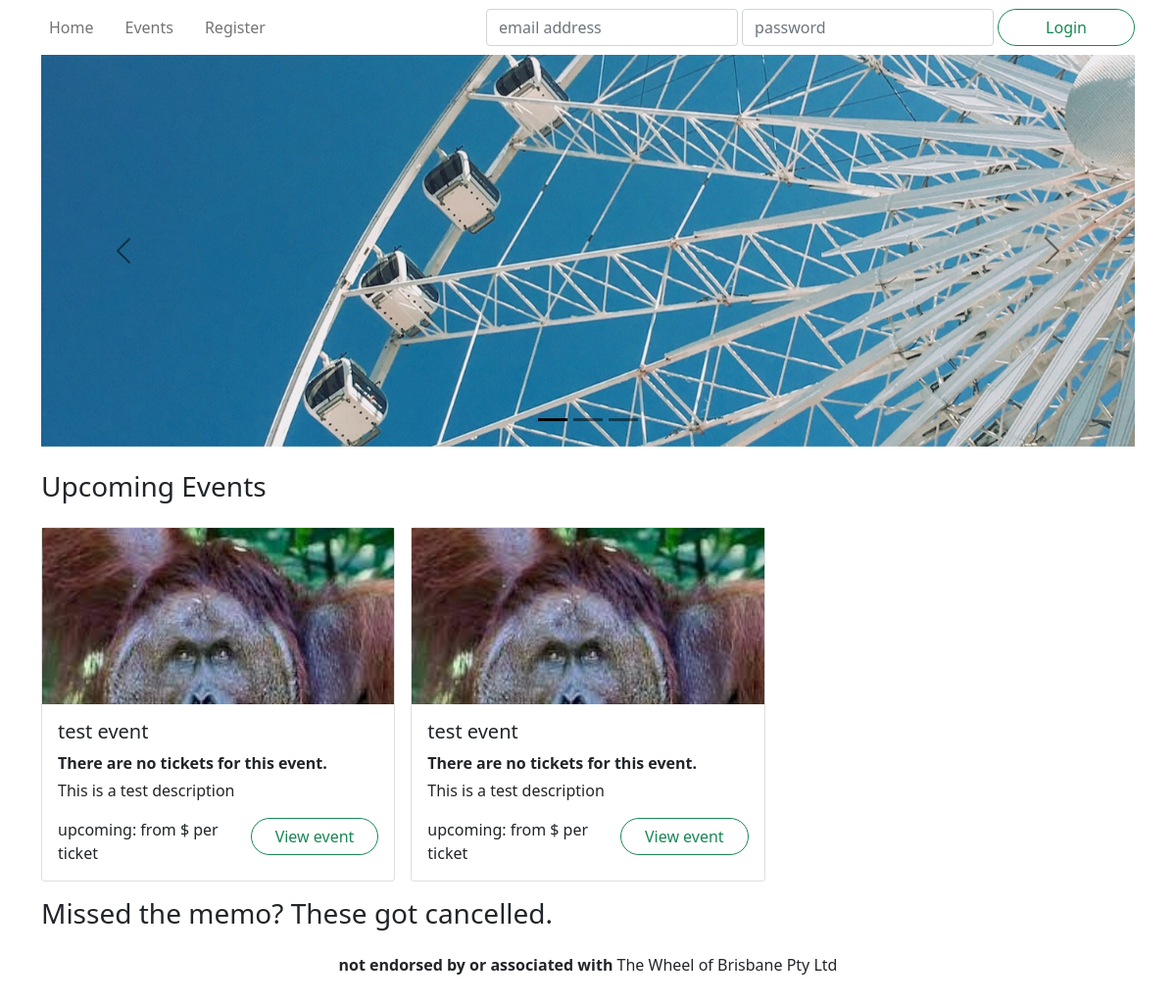
Before: / with the older database file.
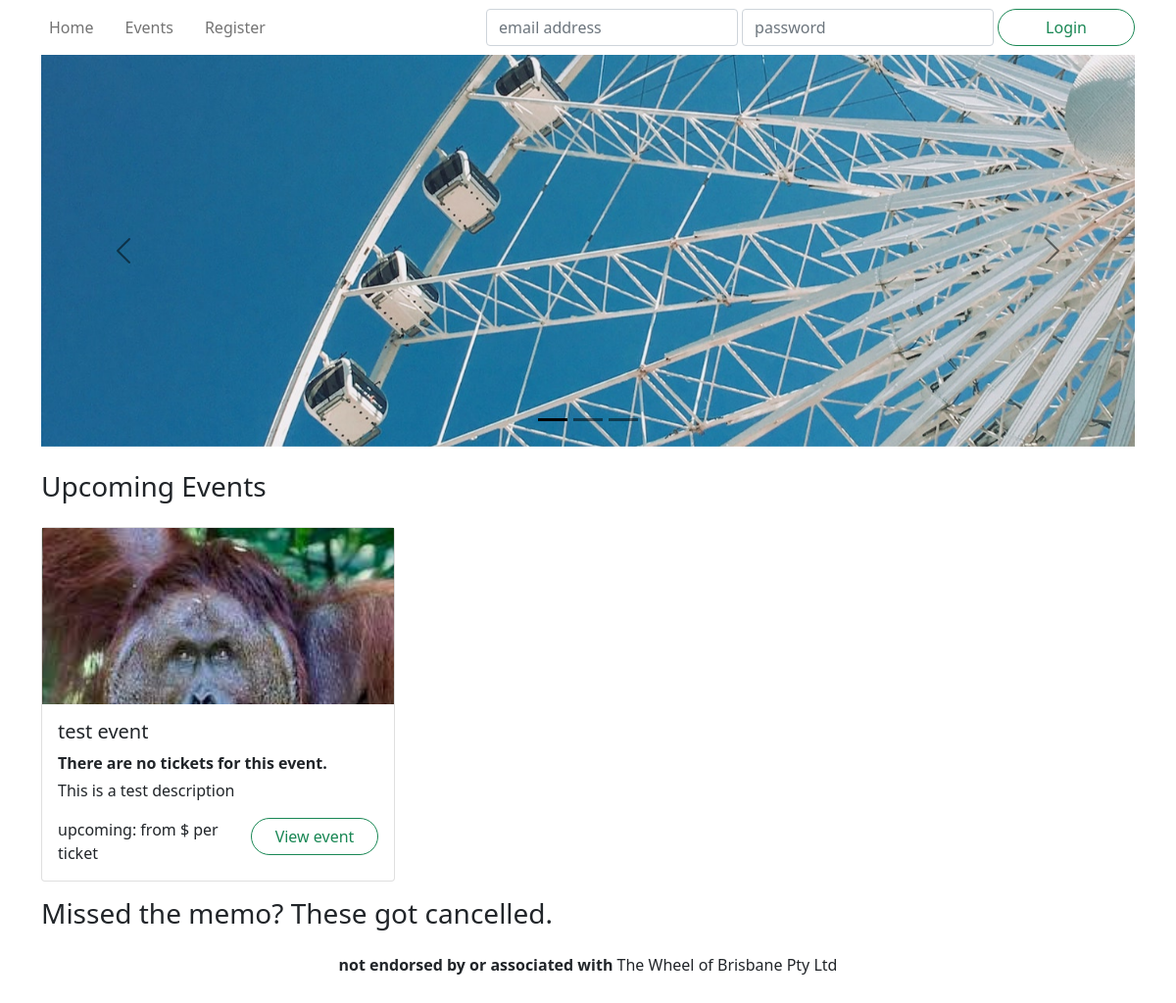
After: the same page with the newer database file.
### wheel/models.py (models this page shows, shortened)
class Event(db.Model):
    __tablename__ = 'events'
    id = db.Column(db.Integer, primary_key=True)
    name = db.Column(db.String(255), nullable=False)
    description = db.Column(db.Text)
    category = db.Column(db.String(40))
    status = db.Column(db.Enum('upcoming', 'inactive', 'cancelled', 'booked out'), nullable=False)
    image = db.Column(db.String(255))
    reviews = db.relationship('Review', backref='event')
    tickets = db.relationship('Ticket', backref='event')
    def getTopThreeByStatus(status):
        return Event.query.filter_by(status=status).limit(3).all()
    def getTicketsDateRange(self):
        x_min = datetime(3000,9,9)
        x_max = datetime(2000,9,9)
        test = datetime(3000,9,9)
        for x in self.tickets:
            if x.datetime < x_min:
                x_min = x.datetime
            if x.datetime > x_max:
                x_max = x.datetime
        low_date = x_min.strftime("%m/%d/%Y")
        low_time = x_min.strftime("%I:%M%p")
        high_date = x_max.strftime("%m/%d/%Y")
        high_time = x_max.strftime("%I:%M%p")
        if x_min == test:
            return "There are no tickets for this event."
        output = "from " + low_time + " on " + low_date + ",  to " + high_time + " on " + high_date
        return output
    def getTicketsPriceFrom(self):
        low_ticket = 100000
        for x in self.tickets:
            if x.price < low_ticket:
                low_ticket = x.price
        if low_ticket == 100000:
            return " "
        low = str(low_ticket)
        return "from $" + low + " per gondola"
    def getStatusColour(self):
        return {
            'upcoming': 'success',
            'inactive': 'secondary',
            'booked out': 'secondary',
            'cancelled': 'danger'
        }[self.status]

### wheel/views.py (the view)
@main.route('/')
def index():
    upcoming = Event.getTopThreeByStatus('upcoming')
    cancelled = Event.getTopThreeByStatus('cancelled')
    form = indexForm()
    return render_template('index.html',form=form, upcoming=upcoming, cancelled=cancelled)

### wheel/forms.py
class indexForm(FlaskForm):
    submit = SubmitField("test")

### wheel/templates/index.html (shortened to what this page needs)
{% extends 'base.html' %}
{% block hero %}
<div id="hero" class="carousel carousel-dark slide" data-bs-ride="carousel">
    <div class="carousel-indicators">
        <button type="button" class="active"
                data-bs-target="#hero" data-bs-slide-to="0"></button>
        <button type="button"
                data-bs-target="#hero" data-bs-slide-to="1"></button>
        <button type="button"
                data-bs-target="#hero" data-bs-slide-to="2"></button>
    </div>
    <div class="carousel-inner">
        <div class="carousel-item active">
            <div style="background-image: url('/static/images/bluesky.jpg');"></div>
        </div>
    </div>
    <button type="button" class="carousel-control-prev"
            data-bs-target="#hero" data-bs-slide="prev">
        <span class="carousel-control-prev-icon"></span>
    </button>
    <button type="button" class="carousel-control-next"
            data-bs-target="#hero" data-bs-slide="next">
        <span class="carousel-control-next-icon"></span>
    </button>
</div>
{% endblock %}
{% block content %}
<section>
    <header class="row mb-3">
        <h3 class="col-auto">Upcoming Events</h3>
    </header>
        <div class='row row-cols-1 row-cols-md-2 row-cols-xl-3 mb-3 g-3'>
        {% for event in upcoming %}
        <div class="col event">
            <article class="card">
                <a href="{{url_for('events.view', id=event.id)}}" class="card-image" style="background-image: url('.{{ event.image }}'); background-position: top;"></a>
                <div class="card-body">
                    <h5 class="card-title">{{ event.name }}</h5>
                    <p class="mb-1">
                        <strong>
                            {{event.getTicketsDateRange()}}
                        </strong>
                    </p>
                <p class="card-text">{{ event.description }}</p>
                    <div class="row">
                        <span class="col my-auto">{{ "{}: from ${} per ticket".format( event.status, event.getTicketsPriceFrom() ) }}</span>
                        <span class="col-auto"><a href="{{url_for('events.view', id=event.id)}}" class="btn btn-outline-{{ event.getStatusColour() }} rounded-pill px-4">View event</a></span>
                    </div>
                </div>
            </article>
        </div>
        {% endfor %}
    </div>
</section>
<section>
    <header class="row mb-3">
        <h3 class="col-auto">Missed the memo? These got cancelled.</h3>
    </header>
</section>
{% endblock %}

Changed rows visible on the page:
no longer on this page (row edited): Event: image (picture), name "test event", getTicketsDateRange "There are no tickets for this event.", description "This is a test description", status "upcoming: from $ per ticket"
